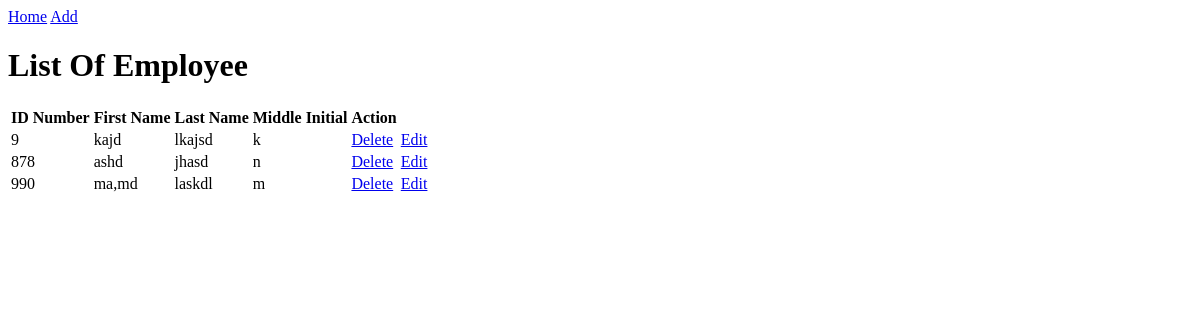
Page /read_employee.php on the earlier database version.
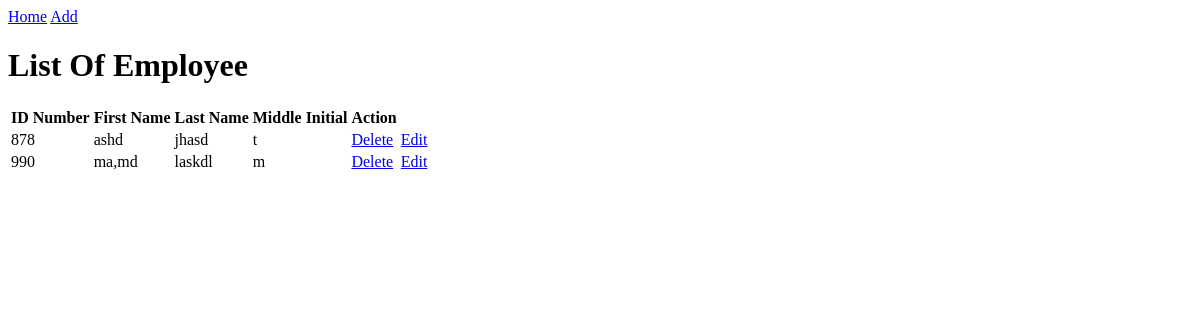
Same page on the later database version.
### tables this page shows
CREATE TABLE `employee` (
  `id_number` int(11) NOT NULL,
  `firstname` varchar(50) NOT NULL,
  `lastname` varchar(50) NOT NULL,
  `middle_name` char(1) NOT NULL
);

### read_employee.php (the view, shortened to what this page needs)
<?php
require 'connect2.php';
	$sql = "SELECT * FROM employee";
	$records=mysqli_query($con,$sql);
?>
<!DOCTYPE html>
<html>
<body>
	<a class="btn" href="main.html">Home</a>
	<a class="btn" href="employee.php">Add</a>
		<h1>List Of Employee</h1>
      <table>
      	<tr>
      		<th>ID Number</th>
      		<th>First Name</th>
			<th>Last Name</th>
			<th>Middle Initial</th>
            <th >Action</th>
      	</tr>
	       	<?php
      		while($information=mysqli_fetch_assoc($records)){
      			echo "<tr>";?>
						<td><?php echo $information['id_number'] ?></td>
						<td><?php echo $information['firstname'] ?></td>
						<td><?php echo $information['lastname'] ?></td>
						<td><?php echo $information['middle_name'] ?></td>
						<td>
								<a href="delete_employee.php?delete_id=<?php echo $information['id_number']; ?>">Delete</i></a>
						</td>
						<td>
							<a href="edit_employee.php?edit_id=<?php echo $information['id_number']; ?>">Edit</i></a>
						</td>
					</tr>
    	<?php
    		}
      	?>
      </table>
</body>
</html>

Differences in the rows shown:
removed employee: id_number "9", firstname "kajd", lastname "lkajsd", middle_name "k"
changed employee "ashd": middle_name "n" → "t"
